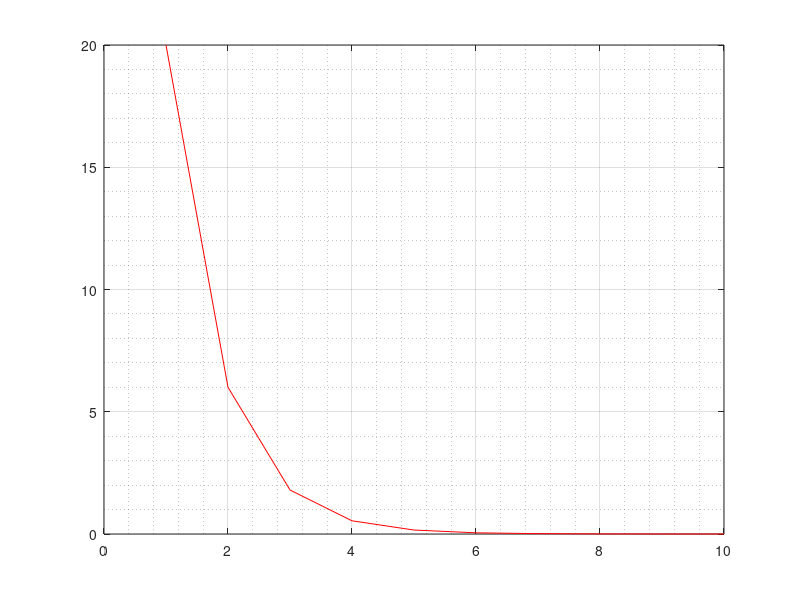

The MATLAB script that drew this image:
close all;
clear;

% Zadanie 1, 2
%
N = 10;
a = 0.3;
b = 2;
U = zeros(N,1);
U(1) = 10;
Y = zeros(N,1);
Y(1) = b*U(1);
for i = 2:N
    Y(i) = b*U(i) + a*Y(i-1);
end
figure()
plot(1:N,Y,'r')
grid on; grid minor;
%}

% Zadanie 3, 4
%{
N = 100;
a = 0.3;
b = 2;
U = rand(N+1,1);
c = 1;
e = rand(N+1,1)*2*c - c;        %???? jak zrobić biały szum jednostajny
V = zeros(N+1,1);
Y_pomoc = zeros(N+1,1);
V(1) = b*U(1);
Y_pomoc(1) = V(1) + e(1);
for i = 2:N+1
    V(i) = b*U(i) + a*V(i-1);
    Y_pomoc(i) = V(i) + e(i);
end
fi = [U(2:N+1),Y_pomoc(1:N)];
%Y = (Y_pomoc(2:N+1));
Z = zeros(N,1);
for i = 1:N
    Z(i) = e(i+1) - a*e(i);
end
theta = [b; a];
Y = fi*theta + Z;
theta_est = (fi'*fi)^(-1)*fi'*Y;
%}

% Zadanie 5
%{
N_wekt = 20:2:300;
[cos,ilosc] = size(N_wekt);
a = 0.3;
b = 2;
theta = [b; a];
L = 200;
c = 1;
blad = zeros(1,ilosc);
for j = 1:ilosc
    N = N_wekt(j);
    U = rand(N+1,1);
    for i = 1:L
        e = rand(N+1,1)*2*c - c;        %???? jak zrobić biały szum jednostajny
        V = zeros(N+1,1);
        Y_pomoc = zeros(N+1,1);
        V(1) = b*U(1);
        Y_pomoc(1) = V(1) + e(1);
        for k = 2:N+1
            V(k) = b*U(k) + a*V(k-1);
            Y_pomoc(k) = V(k) + e(k);
        end
        fi = [U(2:N+1),Y_pomoc(1:N)];
        Z = zeros(N,1);
        for k = 1:N
            Z(k) = e(k+1) - a*e(k);
        end
        Y = fi*theta + Z;
        theta_est = (fi'*fi)^(-1)*fi'*Y;
        blad(j) = blad(j) + norm(theta_est-theta,2)^2;
    end
    blad(j) = blad(j)/L;
end
figure()
hold on;
plot(N_wekt,blad);
title("Bład estymatora");
xlabel("N");
ylabel("Err theta_{est}");
%}

% Zadanie 6, 7, 8
%{
N = 100;
a = 0.3;
b = 2;
U = rand(N+1,1);
c = 5;
e = rand(N+1,1)*2*c - c;        %???? jak zrobić biały szum jednostajny
V = zeros(N+1,1);
Y_pomoc = zeros(N+1,1);
V(1) = b*U(1);
Y_pomoc(1) = V(1) + e(1);
for i = 2:N+1
    V(i) = b*U(i) + a*V(i-1);
    Y_pomoc(i) = V(i) + e(i);
end
fi = [U(2:N+1),Y_pomoc(1:N)];
Z = zeros(N,1);
for i = 1:N
    Z(i) = e(i+1) - a*e(i);
end
theta = [b; a];
Y = fi*theta + Z;
theta_est = (fi'*fi)^(-1)*fi'*Y;

V_niezasz = zeros(N,1);
V_niezasz(1) = theta_est(1)*U(1);
for i = 2:N
    V_niezasz(i) = theta_est(1)*U(i) + theta_est(2)*V_niezasz(i-1);
end
psi = [U(2:N+1),V_niezasz];
theta_estIV = (psi'*psi)^(-1)*psi'*Y;
%}

% Zadanie 9
%{
N_wekt = 20:2:400;
[cos,ilosc] = size(N_wekt);
a = 0.3;
b = 2;
theta = [b; a];
L = 200;
c = 3;
blad = zeros(1,ilosc);
blad_IV = zeros(1,ilosc);
for j = 1:ilosc
    N = N_wekt(j);
    U = rand(N+1,1);
    for i = 1:L
        e = rand(N+1,1)*2*c - c;        %???? jak zrobić biały szum jednostajny
        V = zeros(N+1,1);
        Y_pomoc = zeros(N+1,1);
        V(1) = b*U(1);
        Y_pomoc(1) = V(1) + e(1);
        for k = 2:N+1
            V(k) = b*U(k) + a*V(k-1);
            Y_pomoc(k) = V(k) + e(k);
        end
        fi = [U(2:N+1),Y_pomoc(1:N)];
        Z = zeros(N,1);
        for k = 1:N
            Z(k) = e(k+1) - a*e(k);
        end
        Y = fi*theta + Z;
        theta_est = (fi'*fi)^(-1)*fi'*Y;
        V_niezasz = zeros(N,1);
        V_niezasz(1) = theta_est(1)*U(1);
        for k = 2:N
            V_niezasz(k) = theta_est(1)*U(k) + theta_est(2)*V_niezasz(k-1);
        end
        psi = [U(2:N+1),V_niezasz];
        theta_estIV = (psi'*psi)^(-1)*psi'*Y;
        blad(j) = blad(j) + norm(theta_est-theta,2)^2;
        blad_IV(j) = blad_IV(j) + norm(theta_estIV-theta,2)^2;
    end
    blad(j) = blad(j)/L;
    blad_IV(j) = blad_IV(j)/L;
end
figure()
hold on;
plot(N_wekt,blad);
plot(N_wekt,blad_IV);
legend('MNK','IV')
title("Bład estymatora");
xlabel("N");
ylabel("Err theta_{est}");
%}






